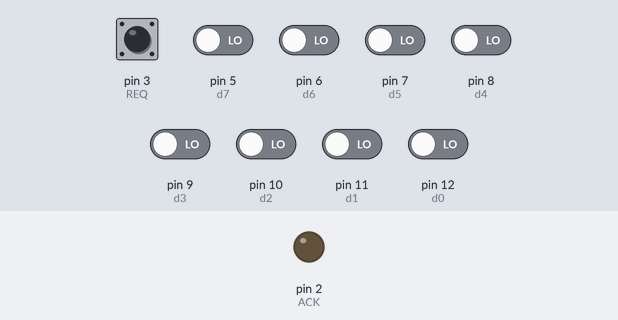
The sketch below on a simulated Arduino Uno, built with avr-gcc and run on an emulated ATmega328P. Shown: output pins drawn as LEDs (lit = HIGH). Dashed ring = blinking. The inputs (shaded band) are chosen by the test bench; at power-on: pin 3 (REQ), pin 5 (d7), pin 6 (d6), pin 7 (d5), pin 8 (d4), pin 9 (d3), pin 10 (d2), pin 11 (d1), pin 12 (d0) LOW. What the sketch prints to the serial monitor is not drawn.

Above: at 1.2 s.
1.3 s: pin 3 (REQ) driven HIGH
At 2.5 s:
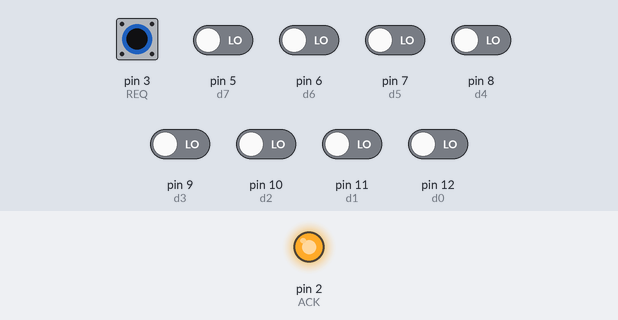
2.8 s: pin 3 (REQ) driven LOW
At 4.0 s:
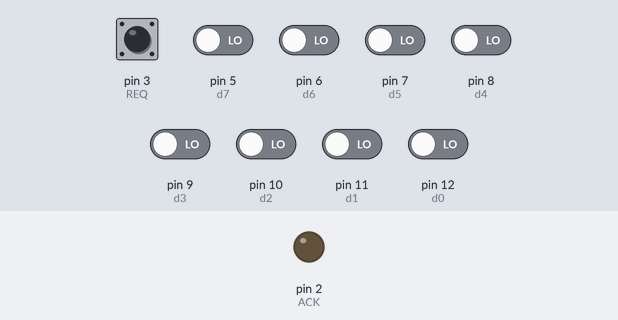
4.3 s: pin 3 (REQ) driven HIGH and pin 5 (d7) driven HIGH
At 4.9 s:
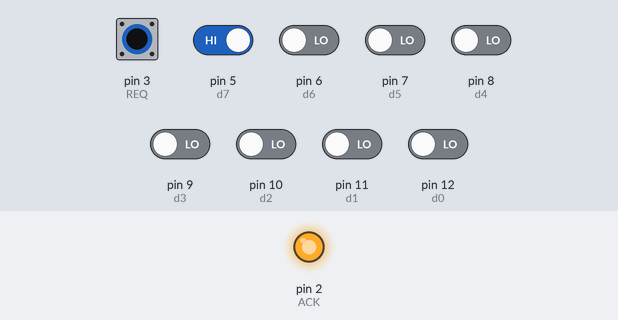
5.8 s: pin 3 (REQ) pulsed LOW 5 times (0.12 s each, 0.3 s apart)
At 6.02 s:
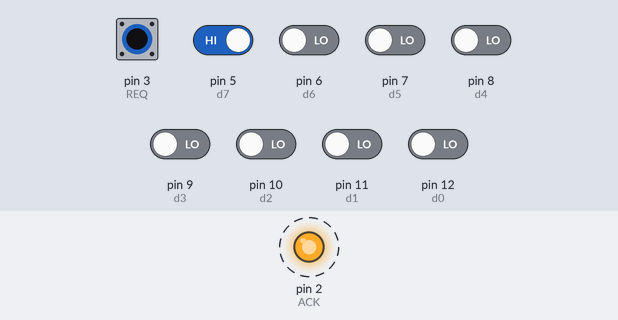
Timing chart, 0 to 8.8 s (numbered marks = the images above; inputs shaded):
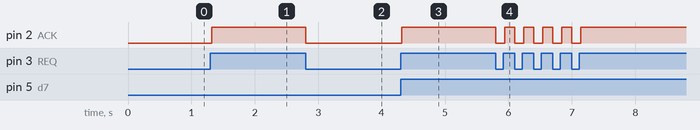

The sketch:

receive.ino
```cpp
#define d0 12
#define d1 11
#define d2 10
#define d3 9
#define d4 8
#define d5 7
#define d6 6
#define d7 5
#define REQ 3
#define ACK 2

// byte holders
int b0, b1,b2,b3,b4,b5,b6,b7;

int in_byte = 0;

void setup() {
  Serial.begin(9600);
  pinMode(REQ, INPUT);
  pinMode(ACK, OUTPUT);
}

void loop(){
  if (digitalRead(REQ) == HIGH) {
    delay(20);
    digitalWrite(ACK,HIGH);
    if (digitalRead(d0)) {b0 = 1;} else {b0 = 0;}
    if (digitalRead(d1)) {b1 = 1;} else {b1 = 0;}
    if (digitalRead(d2)) {b2 = 1;} else {b2 = 0;}
    if (digitalRead(d3)) {b3 = 1;} else {b3 = 0;}
    if (digitalRead(d4)) {b4 = 1;} else {b4 = 0;}
    if (digitalRead(d5)) {b5 = 1;} else {b5 = 0;}
    if (digitalRead(d6)) {b6 = 1;} else {b6 = 0;}
    if (digitalRead(d7)) {b7 = 1;} else {b7 = 0;}
    in_byte = b0 + (b1 << 1) + (b2 << 2) + (b3 << 3) + (b4 << 4) + (b5 << 5) + (b6 << 6) + (b7 << 7);
    Serial.print((char)in_byte);
    digitalWrite(ACK,HIGH);
    while (digitalRead(REQ) == HIGH) {digitalWrite(ACK,HIGH);} //spin lock
    digitalWrite(ACK,LOW);
  }
}
```

Measured:
- after the input at 1.3 s, pin 2 (ACK): LOW → HIGH at once
- after the input at 2.8 s, pin 2 (ACK): HIGH → LOW at once
- after the input at 4.3 s, pin 2 (ACK): LOW → HIGH at once
- after the input at 5.8 s, pin 2 (ACK): alternates HIGH for 0.16 s and LOW for 0.14 s, 10 changes in all, then stays HIGH, starting at once
